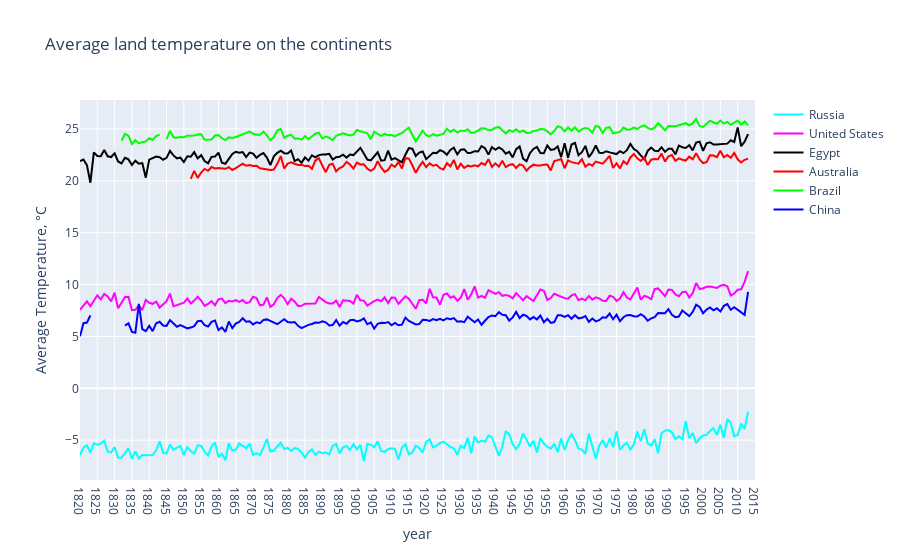

Source (notebook cell):
### Code cell
continent = ['Russia', 'United States', 'Egypt','Australia', 'Brazil', 'China']
mean_temp_year_country = [ [0] * len(years[70:]) for i in range(len(continent))]
j = 0
for country in continent:
    all_temp_country = df_cntry_clear[df_cntry_clear['Country'] == country]
    i = 0
    for year in years[70:]:
        mean_temp_year_country[j][i] = all_temp_country[all_temp_country['dt'].apply(
                lambda x: x[:4]) == year]['AverageTemperature'].mean()
        i +=1
    j += 1

traces = []
colors = ['rgb(0, 255, 255)', 'rgb(255, 0, 255)', 'rgb(0, 0, 0)',
          'rgb(255, 0, 0)', 'rgb(0, 255, 0)', 'rgb(0, 0, 255)']
for i in range(len(continent)):
    traces.append(go.Scatter(
        x=years[70:],
        y=mean_temp_year_country[i],
        mode='lines',
        name=continent[i],
        line=dict(color=colors[i]),
    ))

layout = go.Layout(
    xaxis=dict(title='year'),
    yaxis=dict(title='Average Temperature, °C'),
    title='Average land temperature on the continents',)

fig = go.Figure(data=traces, layout=layout)
py.iplot(fig)

### Figure 1 — Plotly figure (JSON) as saved in the notebook; plotly's stock layout.template omitted (floating-point values rounded to 4 significant figures; data arrays with more than 128 entries replaced by an {"elided": "..."} marker saying what was removed)
{"data": [{"line": {"color": "rgb(0, 255, 255)"}, "mode": "lines", "name": "Russia", "type": "scatter", "x": {"elided": "196 str values"}, "y": {"elided": "196 float values"}}, {"line": {"color": "rgb(255, 0, 255)"}, "mode": "lines", "name": "United States", "type": "scatter", "x": {"elided": "196 str values"}, "y": {"elided": "196 float values"}}, {"line": {"color": "rgb(0, 0, 0)"}, "mode": "lines", "name": "Egypt", "type": "scatter", "x": {"elided": "196 str values"}, "y": {"elided": "196 float values"}}, {"line": {"color": "rgb(255, 0, 0)"}, "mode": "lines", "name": "Australia", "type": "scatter", "x": {"elided": "196 str values"}, "y": {"elided": "196 float values"}}, {"line": {"color": "rgb(0, 255, 0)"}, "mode": "lines", "name": "Brazil", "type": "scatter", "x": {"elided": "196 str values"}, "y": {"elided": "196 float values"}}, {"line": {"color": "rgb(0, 0, 255)"}, "mode": "lines", "name": "China", "type": "scatter", "x": {"elided": "196 str values"}, "y": {"elided": "196 float values"}}], "layout": {"title": {"text": "Average land temperature on the continents"}, "xaxis": {"title": {"text": "year"}}, "yaxis": {"title": {"text": "Average Temperature, °C"}}}}
